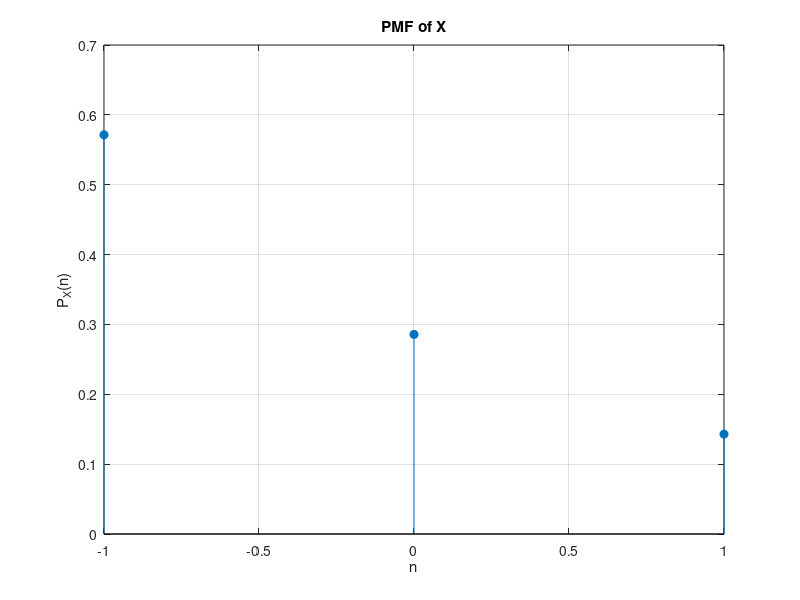
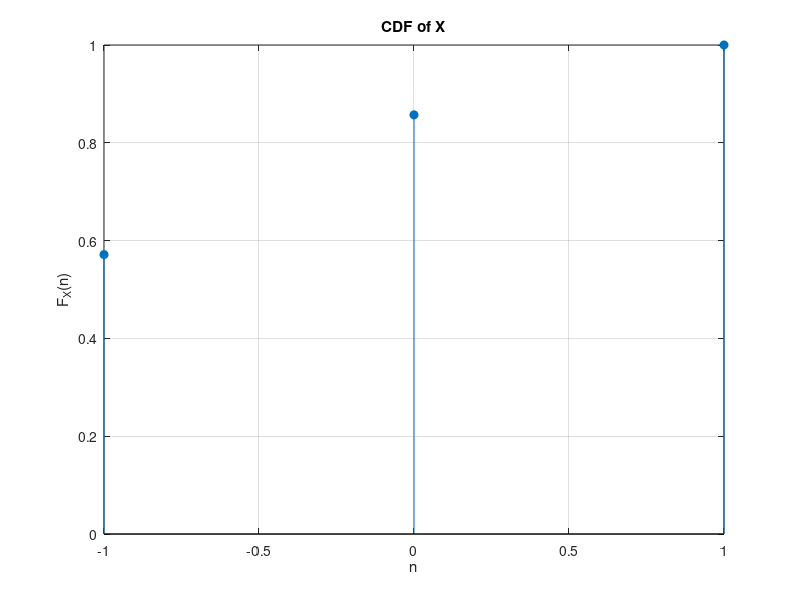

Recreate these plots in MATLAB, in order.
% PMF Plot
n_values = [-1, 0, 1];
alpha = 2/7;
pmf_values = alpha * (1/2).^n_values;

figure(1);
stem(n_values, pmf_values, 'filled');
title('PMF of X');
xlabel('n');
ylabel('P_X(n)');
grid on;
saveas(gcf,'plot_pmf.png');

% CDF Plot
cdf_values = cumsum(pmf_values);

figure(2);
stem(n_values, cdf_values, 'filled');
title('CDF of X');
xlabel('n');
ylabel('F_X(n)');
grid on;
saveas(gcf,'plot_cdf.png');
